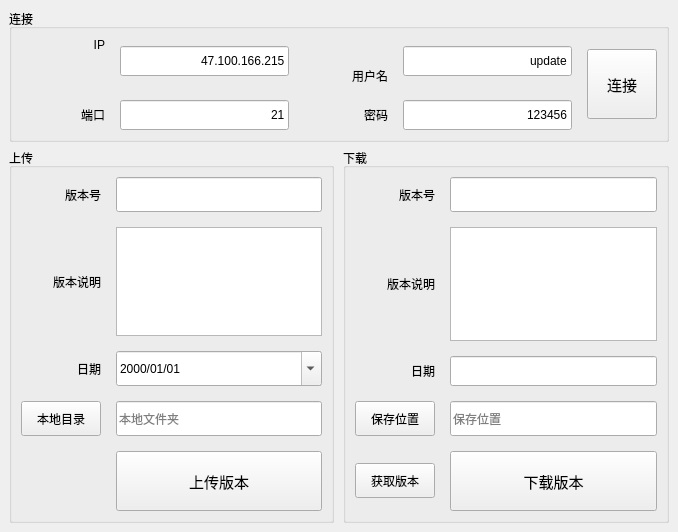
<?xml version="1.0" encoding="UTF-8"?>
<ui version="4.0">
 <class>Update</class>
 <widget class="QMainWindow" name="Update">
  <property name="geometry">
   <rect>
    <x>0</x>
    <y>0</y>
    <width>678</width>
    <height>532</height>
   </rect>
  </property>
  <property name="windowTitle">
   <string>版本更新</string>
  </property>
  <widget class="QWidget" name="centralwidget">
   <layout class="QVBoxLayout" name="verticalLayout" stretch="1,3">
    <item>
     <widget class="QGroupBox" name="groupBox">
      <property name="title">
       <string>连接</string>
      </property>
      <layout class="QHBoxLayout" name="horizontalLayout_2">
       <property name="spacing">
        <number>15</number>
       </property>
       <item>
        <layout class="QGridLayout" name="gridLayout" columnstretch="1,2,1,2">
         <property name="spacing">
          <number>15</number>
         </property>
         <item row="0" column="0">
          <widget class="QLabel" name="label">
           <property name="text">
            <string>IP</string>
           </property>
           <property name="alignment">
            <set>Qt::AlignRight|Qt::AlignTrailing|Qt::AlignVCenter</set>
           </property>
          </widget>
         </item>
         <item row="0" column="1" rowspan="2">
          <widget class="QLineEdit" name="lineEdit_server">
           <property name="minimumSize">
            <size>
             <width>0</width>
             <height>30</height>
            </size>
           </property>
           <property name="text">
            <string>47.100.166.215</string>
           </property>
           <property name="echoMode">
            <enum>QLineEdit::Normal</enum>
           </property>
           <property name="alignment">
            <set>Qt::AlignRight|Qt::AlignTrailing|Qt::AlignVCenter</set>
           </property>
          </widget>
         </item>
         <item row="0" column="3" rowspan="2">
          <widget class="QLineEdit" name="lineEdit_userName">
           <property name="minimumSize">
            <size>
             <width>0</width>
             <height>30</height>
            </size>
           </property>
           <property name="text">
            <string>update</string>
           </property>
           <property name="alignment">
            <set>Qt::AlignRight|Qt::AlignTrailing|Qt::AlignVCenter</set>
           </property>
          </widget>
         </item>
         <item row="2" column="1">
          <widget class="QLineEdit" name="lineEdit_port">
           <property name="minimumSize">
            <size>
             <width>0</width>
             <height>30</height>
            </size>
           </property>
           <property name="text">
            <string>21</string>
           </property>
           <property name="alignment">
            <set>Qt::AlignRight|Qt::AlignTrailing|Qt::AlignVCenter</set>
           </property>
          </widget>
         </item>
         <item row="2" column="2">
          <widget class="QLabel" name="label_8">
           <property name="text">
            <string>密码</string>
           </property>
           <property name="alignment">
            <set>Qt::AlignRight|Qt::AlignTrailing|Qt::AlignVCenter</set>
           </property>
          </widget>
         </item>
         <item row="2" column="3">
          <widget class="QLineEdit" name="lineEdit_passwd">
           <property name="minimumSize">
            <size>
             <width>0</width>
             <height>30</height>
            </size>
           </property>
           <property name="text">
            <string>123456</string>
           </property>
           <property name="alignment">
            <set>Qt::AlignRight|Qt::AlignTrailing|Qt::AlignVCenter</set>
           </property>
          </widget>
         </item>
         <item row="2" column="0">
          <widget class="QLabel" name="label_2">
           <property name="text">
            <string>端口</string>
           </property>
           <property name="alignment">
            <set>Qt::AlignRight|Qt::AlignTrailing|Qt::AlignVCenter</set>
           </property>
          </widget>
         </item>
         <item row="1" column="2">
          <widget class="QLabel" name="label_7">
           <property name="text">
            <string>用户名</string>
           </property>
           <property name="alignment">
            <set>Qt::AlignRight|Qt::AlignTrailing|Qt::AlignVCenter</set>
           </property>
          </widget>
         </item>
        </layout>
       </item>
       <item>
        <widget class="QPushButton" name="pushButton_connect">
         <property name="minimumSize">
          <size>
           <width>70</width>
           <height>70</height>
          </size>
         </property>
         <property name="maximumSize">
          <size>
           <width>70</width>
           <height>70</height>
          </size>
         </property>
         <property name="font">
          <font>
           <pointsize>11</pointsize>
          </font>
         </property>
         <property name="text">
          <string>连接</string>
         </property>
        </widget>
       </item>
      </layout>
     </widget>
    </item>
    <item>
     <layout class="QHBoxLayout" name="horizontalLayout">
      <property name="spacing">
       <number>9</number>
      </property>
      <item>
       <widget class="QGroupBox" name="groupBox_2">
        <property name="title">
         <string>上传</string>
        </property>
        <layout class="QGridLayout" name="gridLayout_2" columnstretch="1,2">
         <property name="spacing">
          <number>15</number>
         </property>
         <item row="0" column="0">
          <widget class="QLabel" name="label_9">
           <property name="text">
            <string>版本号</string>
           </property>
           <property name="alignment">
            <set>Qt::AlignRight|Qt::AlignTrailing|Qt::AlignVCenter</set>
           </property>
          </widget>
         </item>
         <item row="1" column="0">
          <widget class="QLabel" name="label_10">
           <property name="text">
            <string>版本说明</string>
           </property>
           <property name="alignment">
            <set>Qt::AlignRight|Qt::AlignTrailing|Qt::AlignVCenter</set>
           </property>
          </widget>
         </item>
         <item row="3" column="0">
          <widget class="QPushButton" name="pushButton_select">
           <property name="minimumSize">
            <size>
             <width>0</width>
             <height>35</height>
            </size>
           </property>
           <property name="maximumSize">
            <size>
             <width>80</width>
             <height>16777215</height>
            </size>
           </property>
           <property name="text">
            <string>本地目录</string>
           </property>
          </widget>
         </item>
         <item row="1" column="1">
          <widget class="QTextEdit" name="textEdit_local"/>
         </item>
         <item row="0" column="1">
          <widget class="QLineEdit" name="lineEdit_local_version">
           <property name="minimumSize">
            <size>
             <width>0</width>
             <height>35</height>
            </size>
           </property>
           <property name="alignment">
            <set>Qt::AlignLeading|Qt::AlignLeft|Qt::AlignVCenter</set>
           </property>
          </widget>
         </item>
         <item row="4" column="1">
          <widget class="QPushButton" name="pushButton_up">
           <property name="minimumSize">
            <size>
             <width>90</width>
             <height>60</height>
            </size>
           </property>
           <property name="font">
            <font>
             <pointsize>11</pointsize>
            </font>
           </property>
           <property name="text">
            <string>上传版本</string>
           </property>
          </widget>
         </item>
         <item row="3" column="1">
          <widget class="QLineEdit" name="lineEdit_local_dir">
           <property name="minimumSize">
            <size>
             <width>0</width>
             <height>35</height>
            </size>
           </property>
           <property name="placeholderText">
            <string>本地文件夹</string>
           </property>
          </widget>
         </item>
         <item row="2" column="0">
          <widget class="QLabel" name="label_13">
           <property name="text">
            <string>日期</string>
           </property>
           <property name="alignment">
            <set>Qt::AlignRight|Qt::AlignTrailing|Qt::AlignVCenter</set>
           </property>
          </widget>
         </item>
         <item row="2" column="1">
          <widget class="QDateEdit" name="dateEdit_local">
           <property name="minimumSize">
            <size>
             <width>0</width>
             <height>35</height>
            </size>
           </property>
           <property name="layoutDirection">
            <enum>Qt::LeftToRight</enum>
           </property>
           <property name="alignment">
            <set>Qt::AlignLeading|Qt::AlignLeft|Qt::AlignVCenter</set>
           </property>
           <property name="buttonSymbols">
            <enum>QAbstractSpinBox::UpDownArrows</enum>
           </property>
           <property name="showGroupSeparator" stdset="0">
            <bool>false</bool>
           </property>
           <property name="displayFormat">
            <string>yyyy/MM/dd</string>
           </property>
           <property name="calendarPopup">
            <bool>true</bool>
           </property>
          </widget>
         </item>
        </layout>
       </widget>
      </item>
      <item>
       <widget class="QGroupBox" name="groupBox_3">
        <property name="title">
         <string>下载</string>
        </property>
        <layout class="QGridLayout" name="gridLayout_3" columnstretch="1,0">
         <property name="spacing">
          <number>15</number>
         </property>
         <item row="5" column="0">
          <widget class="QPushButton" name="pushButton_get_Version">
           <property name="minimumSize">
            <size>
             <width>0</width>
             <height>35</height>
            </size>
           </property>
           <property name="text">
            <string>获取版本</string>
           </property>
          </widget>
         </item>
         <item row="2" column="1">
          <widget class="QTextEdit" name="textEdit_net_des"/>
         </item>
         <item row="2" column="0">
          <widget class="QLabel" name="label_12">
           <property name="text">
            <string>版本说明</string>
           </property>
           <property name="alignment">
            <set>Qt::AlignRight|Qt::AlignTrailing|Qt::AlignVCenter</set>
           </property>
          </widget>
         </item>
         <item row="1" column="0">
          <widget class="QLabel" name="label_11">
           <property name="text">
            <string>版本号</string>
           </property>
           <property name="alignment">
            <set>Qt::AlignRight|Qt::AlignTrailing|Qt::AlignVCenter</set>
           </property>
          </widget>
         </item>
         <item row="4" column="0">
          <widget class="QPushButton" name="pushButton_select_down">
           <property name="minimumSize">
            <size>
             <width>0</width>
             <height>35</height>
            </size>
           </property>
           <property name="maximumSize">
            <size>
             <width>80</width>
             <height>16777215</height>
            </size>
           </property>
           <property name="text">
            <string>保存位置</string>
           </property>
          </widget>
         </item>
         <item row="1" column="1">
          <widget class="QLineEdit" name="lineEdit_net_version">
           <property name="minimumSize">
            <size>
             <width>0</width>
             <height>35</height>
            </size>
           </property>
          </widget>
         </item>
         <item row="4" column="1">
          <widget class="QLineEdit" name="lineEdit_down_dir">
           <property name="minimumSize">
            <size>
             <width>0</width>
             <height>35</height>
            </size>
           </property>
           <property name="placeholderText">
            <string>保存位置</string>
           </property>
          </widget>
         </item>
         <item row="5" column="1">
          <widget class="QPushButton" name="pushButton_down_load">
           <property name="minimumSize">
            <size>
             <width>0</width>
             <height>60</height>
            </size>
           </property>
           <property name="font">
            <font>
             <pointsize>11</pointsize>
            </font>
           </property>
           <property name="text">
            <string>下载版本</string>
           </property>
          </widget>
         </item>
         <item row="3" column="0">
          <widget class="QLabel" name="label_14">
           <property name="text">
            <string>日期</string>
           </property>
           <property name="alignment">
            <set>Qt::AlignRight|Qt::AlignTrailing|Qt::AlignVCenter</set>
           </property>
          </widget>
         </item>
         <item row="3" column="1">
          <widget class="QLineEdit" name="lineEdit_net_Date">
           <property name="minimumSize">
            <size>
             <width>0</width>
             <height>30</height>
            </size>
           </property>
          </widget>
         </item>
        </layout>
       </widget>
      </item>
     </layout>
    </item>
   </layout>
  </widget>
  <widget class="QMenuBar" name="menubar">
   <property name="geometry">
    <rect>
     <x>0</x>
     <y>0</y>
     <width>678</width>
     <height>22</height>
    </rect>
   </property>
  </widget>
 </widget>
 <resources/>
 <connections/>
</ui>
